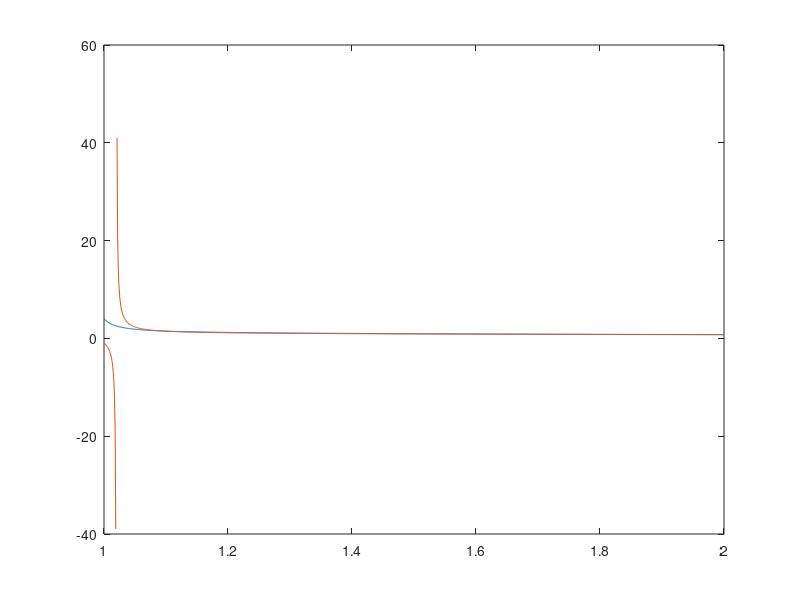

The MATLAB source for this figure: (Note: this script raises an error after producing the figure.)
clear;
clc;

beta=0.97;
yl=1;
yh=2;
N=5;
gammad=0.06;
gammae=0.02;
alpha=0.66;
A=1.45;
Re=1.02;
Rc=0.98;
Rr=1.02;
Ksi=0.06;


y=[yl:0.01:yh]; 
Rd=[1:.001:2];

yde=1./(Rd-Re).*(log(Rd)/beta-log(Re)/beta+gammad-gammae);
ydc=1./(Rd-Rc).*(log(Rd)/beta-log(Rc)/beta+gammad);
yd=max(yde,ydc);
ye=1/(Re-Rc)*(log(Re)/beta-log(Rc)/beta+gammae);



figure
plot(Rd,ydc,Rd,yde)
hold on
yline(yl,'--','yl')
yline(yh,'--','yh')
yline(ye,'-r')

legend('y^d_c(R^d)','y^d_e(R^d)')
xlabel('R^d')
ylabel('y(R^d)')
ytxt = {'y^h';char(repmat(' ',6,1))};
hold off

Dactstore=createDact(Rd,Re,yd,beta,gammad,gammae,yh,yl,Rc)';


figure
plot(Rd,yd)
gammaei=[0:0.01:gammad];
for gammae=0.01:0.01:gammad
yde=1./(Rd-Re).*(log(Rd)/beta-log(Re)/beta+gammad-gammae);
yd=max(yde,ydc);
Dact=createDact(Rd,Re,yd,beta,gammad,gammae,yh,yl,Rc)';
Dactstore=[Dactstore, Dact];
end

Ndstari=[0:0.01:gammad];
Rdstari=[0:0.01:gammad];
ydstarei=[0:0.01:gammad];
ydstarci=[0:0.01:gammad];
yestari=[0:0.01:gammad];


%Ks=(1-Ksi).*Dact;
%Kd=(1/(alpha*(1-Ksi)).*Rd-1/(alpha*(1-Ksi)).*Ksi*Rr).^(1/(alpha-1));
%figure
%plot(Rd,Ks,Rd,Kd)
%legend('Loan Supply','Loan Demand')

save RdDactfile.mat

